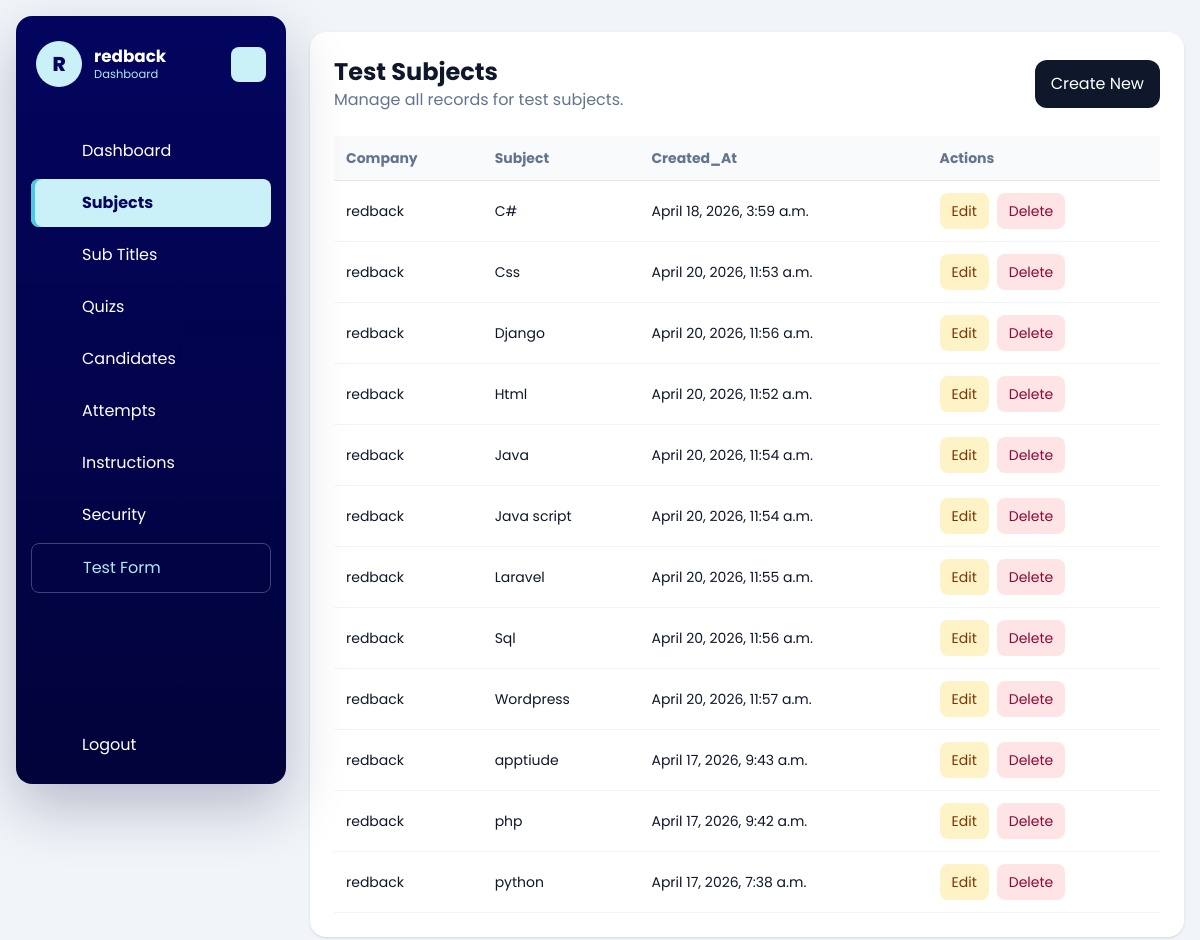
Screenshot of /dashboard/subjects/ (signed in) with the database file from the repository.
### dashboard/models.py (models this page shows, shortened)
class Company(models.Model):
    name = models.CharField(max_length=150)
    image = models.ImageField(upload_to='company/', blank=True, null=True)
    email = models.EmailField(unique=True)
    password = models.CharField(max_length=128)
    is_active = models.BooleanField(default=True)
    test_instructions = models.TextField(
        default=DEFAULT_TEST_INSTRUCTIONS,
        blank=True,
        help_text='Instructions shown to candidates in the online test instructions drawer.',
    )
    allow_full_screen_lock = models.BooleanField(default=False)
    allow_pause_lock = models.BooleanField(default=False)
    allow_tab_switch_guard = models.BooleanField(default=False)
    allow_copy_paste_block = models.BooleanField(default=False)
    allow_right_click_disable = models.BooleanField(default=False)
    full_screen_lock = models.BooleanField(default=False)
    pause_lock = models.BooleanField(default=False)
    tab_switch_guard_enabled = models.BooleanField(default=False)
    copy_paste_block_enabled = models.BooleanField(default=False)
    right_click_disable_enabled = models.BooleanField(default=False)
    max_violation_warnings = models.PositiveIntegerField(default=3)
    exam_control_password = models.CharField(max_length=128, blank=True)
    created_at = models.DateTimeField(auto_now_add=True)
    updated_at = models.DateTimeField(auto_now=True)
    class Meta:
        ordering = ['name']
        verbose_name_plural = 'Companies'
    def __str__(self):
        return self.name

class TestSubject(models.Model):
    company = models.ForeignKey(Company, on_delete=models.CASCADE, related_name='subjects')
    subject = models.CharField(max_length=150)
    subject_svg = models.TextField(blank=True, null=True)
    created_at = models.DateTimeField(auto_now_add=True)
    class Meta:
        ordering = ['subject']
        unique_together = ('company', 'subject')

### dashboard/views.py (the view)
# urls.py: path('subjects/', views.subject_list, name='subject_list'),
@company_login_required
def subject_list(request):
    queryset = TestSubject.objects.filter(company=request.company).select_related('company')
    return render_crud_list(
        request,
        queryset=queryset,
        title='Test Subjects',
        create_url='dashboard:subject_create',
        edit_url_name='dashboard:subject_update',
        delete_url_name='dashboard:subject_delete',
        fields=['company', 'subject', 'created_at'],
    )

### dashboard/templatetags/dashboard_extras.py (called while the page is built)
@register.filter
def getattribute(obj, attr_name):
    return getattr(obj, attr_name)

### dashboard/views.py (called while the page is built)
def get_logged_in_company(request):
    company_id = request.session.get('company_id')
    if not company_id:
        return None
    return Company.objects.filter(id=company_id, is_active=True).first()

def company_login_required(view_func):
    @wraps(view_func)
    def wrapper(request, *args, **kwargs):
        company = get_logged_in_company(request)
        if not company:
            return redirect(f"{reverse('dashboard:login')}?next={request.path}")
        request.company = company
        return view_func(request, *args, **kwargs)
    return wrapper

def render_crud_list(request, *, queryset, title, create_url, edit_url_name, delete_url_name, fields):
    context = {
        'title': title,
        'objects': queryset,
        'create_url': create_url,
        'edit_url_name': edit_url_name,
        'delete_url_name': delete_url_name,
        'fields': fields,
    }
    return render(request, 'dashboard/crud_list.html', context)

### templates/dashboard/crud_list.html (shortened to what this page needs)
{% extends "base.html" %}
{% load dashboard_extras %}
{% block content %}
{% include 'dashboard/header.html' %}
<section class="rounded-2xl bg-white p-6 shadow-sm">
    <div class="mb-6 flex flex-col gap-3 sm:flex-row sm:items-center sm:justify-between">
        <div>
            <h1 class="text-2xl font-bold">{{ title }}</h1>
            <p class="text-slate-500">Manage all records for {{ title|lower }}.</p>
        </div>
        <a href="{% url create_url %}" class="rounded-xl bg-slate-900 px-4 py-3 text-white">Create New</a>
    </div>
    <div class="overflow-x-auto">
        <table class="min-w-full text-left text-sm">
            <thead class="border-b border-slate-200 bg-slate-50 text-slate-500">
                <tr>
                    {% for field in fields %}
                        <th class="px-3 py-3">{{ field|title }}</th>
                    {% endfor %}
                    <th class="px-3 py-3">Actions</th>
                </tr>
            </thead>
            <tbody>
                {% for object in objects %}
                    <tr class="border-b border-slate-100">
                        {% for field in fields %}
                            <td class="px-3 py-3">{{ object|getattribute:field }}</td>
                        {% endfor %}
                        <td class="px-3 py-3">
                            <div class="flex gap-2">
                                <a href="{% url edit_url_name object.pk %}" class="rounded-lg bg-amber-100 px-3 py-2 text-amber-900">Edit</a>
                                <a href="{% url delete_url_name object.pk %}" class="rounded-lg bg-rose-100 px-3 py-2 text-rose-900">Delete</a>
                            </div>
                        </td>
                    </tr>
                {% empty %}
                    <tr>
                        <td colspan="{{ fields|length|add:1 }}" class="px-3 py-8 text-center text-slate-500">
                            No records found.
                        </td>
                    </tr>
                {% endfor %}
            </tbody>
        </table>
    </div>
</section>
{% endblock %}

### templates/dashboard/header.html (shortened to what this page needs)
<aside class="dashboard-sidebar" data-dashboard-sidebar>
    <header class="dashboard-sidebar-header">
        <a href="/" class="dashboard-brand">
            <span class="dashboard-brand-mark">{{ request.company.name|default:"Company"|slice:":1"|upper }}</span>
            <span class="dashboard-brand-text">
                <strong>{{ request.company.name|default:"Company" }}</strong>
                <span>Dashboard</span>
            </span>
        </a>
        <button class="dashboard-toggler dashboard-sidebar-toggler" type="button" aria-label="Toggle sidebar">
        </button>
    </header>
    <nav class="dashboard-sidebar-nav" aria-label="Dashboard navigation">
        <ul class="dashboard-nav-list dashboard-primary-nav">
            {% if request.session.company_id %}
                <li class="dashboard-nav-item">
                    <a href="/dashboard/" class="dashboard-nav-link" data-dashboard-nav-link data-nav-exact>
                        <span class="dashboard-nav-label">Dashboard</span>
                    </a>
                </li>
                <li class="dashboard-nav-item">
                    <a href="/dashboard/subjects/" class="dashboard-nav-link" data-dashboard-nav-link>
                        <span class="dashboard-nav-label">Subjects</span>
                    </a>
                </li>
                <li class="dashboard-nav-item">
                    <a href="/dashboard/subtitles/" class="dashboard-nav-link" data-dashboard-nav-link>
                        <span class="dashboard-nav-label">Sub Titles</span>
                    </a>
                </li>
                <li class="dashboard-nav-item">
                    <a href="/dashboard/quizzes/" class="dashboard-nav-link" data-dashboard-nav-link>
                        <span class="dashboard-nav-label">Quizs</span>
                    </a>
                </li>
                <li class="dashboard-nav-item">
                    <a href="/dashboard/candidates/" class="dashboard-nav-link" data-dashboard-nav-link>
                        <span class="dashboard-nav-label">Candidates</span>
                    </a>
                </li>
                <li class="dashboard-nav-item">
                    <a href="/dashboard/attempts/" class="dashboard-nav-link" data-dashboard-nav-link>
                        <span class="dashboard-nav-label">Attempts</span>
                    </a>
                </li>
                <li class="dashboard-nav-item">
                    <a href="/dashboard/settings/instructions/" class="dashboard-nav-link" data-dashboard-nav-link>
                        <span class="dashboard-nav-label">Instructions</span>
                    </a>
                </li>
                <li class="dashboard-nav-item">
                    <a href="/dashboard/settings/security/" class="dashboard-nav-link" data-dashboard-nav-link>
                        <span class="dashboard-nav-label">Security</span>
                    </a>
                </li>
                <li class="dashboard-nav-item">
                    <a href="/quiz/start/" class="dashboard-nav-link is-accent" data-dashboard-nav-link>
                        <span class="dashboard-nav-label">Test Form</span>
                    </a>
                </li>
            {% endif %}
        </ul>
        {% if request.session.company_id %}
            <ul class="dashboard-nav-list dashboard-secondary-nav">
                <li class="dashboard-nav-item">
                    <a href="/dashboard/logout/" class="dashboard-nav-link is-danger">
                        <span class="dashboard-nav-label">Logout</span>
                    </a>
                </li>
            </ul>
        {% endif %}
    </nav>
</aside>

### templates/dashboard/header.html (style rules this page uses)
:root { --c0: #caf0f8; --c1: #ade8f4; --c2: #90e0ef; --c3: #48cae4; --c4: #00b4d8; --c5: #0096c7; --c6: #0077b6; --c7: #023e8a; --c8: #03045e; --c9: #02033a; }
.dashboard-sidebar { position: fixed; top: 0; left: 0; z-index: 50; width: 270px; height: calc(100vh - 32px); margin: 16px; border-radius: 16px; background: linear-gradient(180deg, var(--c8), var(--c9)); box-shadow: 0 24px 60px rgba(2, 3, 58, .24); transition: width .4s ease, height .4s ease; }
.dashboard-sidebar-header { position: relative; display: flex; align-items: center; justify-content: space-between; gap: 12px; padding: 25px 20px; }
.dashboard-brand { display: flex; min-width: 0; align-items: center; gap: 12px; color: #fff; text-decoration: none; }
.dashboard-brand-mark { display: grid; width: 46px; height: 46px; flex: 0 0 auto; place-items: center; border-radius: 50%; background: var(--c0); color: var(--c8); font-size: 1.25rem; font-weight: 800; }
.dashboard-brand-text { overflow: hidden; white-space: nowrap; transition: opacity .3s ease; }
.dashboard-brand-text strong { display: block; font-size: 1.05rem; line-height: 1.2; }
.dashboard-brand-text span { display: block; margin-top: 2px; color: var(--c1); font-size: .72rem; line-height: 1.2; }
.dashboard-toggler { display: flex; width: 35px; height: 35px; flex: 0 0 auto; cursor: pointer; align-items: center; justify-content: center; border: 0; border-radius: 8px; background: var(--c0); color: var(--c8); transition: transform .4s ease, background .4s ease; }
.dashboard-sidebar-toggler { position: absolute; right: 20px; }
.dashboard-nav-list { display: flex; flex-direction: column; gap: 4px; margin: 0; padding: 0 15px; list-style: none; transform: translateY(15px); transition: transform .4s ease; }
.dashboard-nav-link { display: flex; align-items: center; gap: 12px; overflow: hidden; border-radius: 8px; padding: 12px 15px; color: #fff; text-decoration: none; white-space: nowrap; transition: background .4s ease, color .4s ease, border-radius .4s ease; }
.dashboard-nav-link:hover, .dashboard-nav-link.is-active { background: var(--c0); color: var(--c8); }
.dashboard-nav-link.is-active { box-shadow: inset 4px 0 0 var(--c3); font-weight: 700; }
.dashboard-nav-link.is-accent { border: 1px solid rgba(202, 240, 248, .28); color: var(--c1); }
.dashboard-nav-label { transition: opacity .3s ease; }
.dashboard-nav-item { position: relative; }
.dashboard-secondary-nav { position: absolute; bottom: 30px; width: 100%; }

### rows the page displays
Company: company.name "R", company.name "redback"
TestSubject: fields "redback" "C#" "April 18, 2026, 3:59 a.m."
TestSubject: fields "redback" "Css" "April 20, 2026, 11:53 a.m."
TestSubject: fields "redback" "Django" "April 20, 2026, 11:56 a.m."
TestSubject: fields "redback" "Html" "April 20, 2026, 11:52 a.m."
TestSubject: fields "redback" "Java" "April 20, 2026, 11:54 a.m."
TestSubject: fields "redback" "Java script" "April 20, 2026, 11:54 a.m."
TestSubject: fields "redback" "Laravel" "April 20, 2026, 11:55 a.m."
TestSubject: fields "redback" "Sql" "April 20, 2026, 11:56 a.m."
TestSubject: fields "redback" "Wordpress" "April 20, 2026, 11:57 a.m."
TestSubject: fields "redback" "apptiude" "April 17, 2026, 9:43 a.m."
TestSubject: fields "redback" "php" "April 17, 2026, 9:42 a.m."
TestSubject: fields "redback" "python" "April 17, 2026, 7:38 a.m."

### other values shown
{{ title }} "Test Subjects"
{{ title|lower }} "test subjects"
{{ field|title }} "Company" "Subject" "Created_At"
